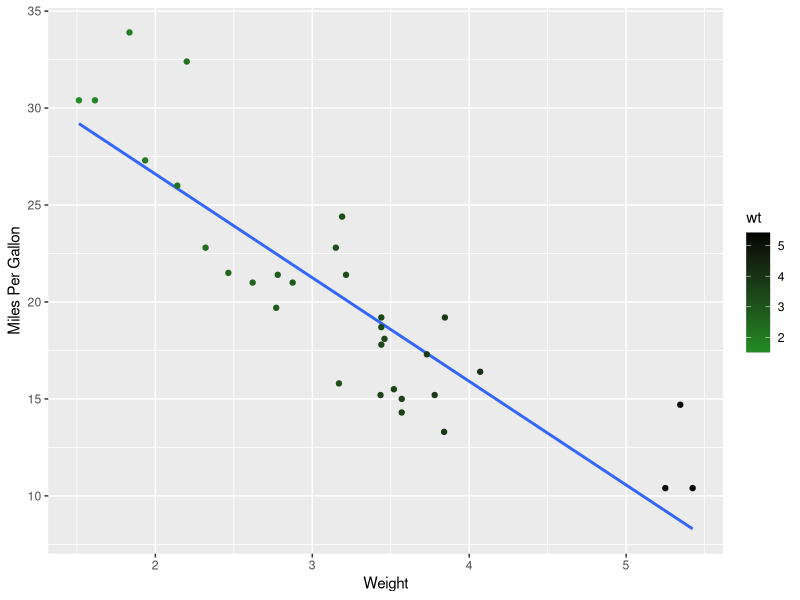

Write the R code that produced this figure.
## ---- chunk 1
knitr::opts_chunk$set(echo = TRUE)
library(knitr)
library(ggplot2)
library(rmarkdown)
## ---- chunk 2
summary(mtcars)
## ---- chunk 3
library(ggplot2)
data("mtcars")
ggplot(mtcars, aes(x= wt, y = mpg))+
  geom_smooth(method = lm, se = FALSE)+
  geom_point(aes(color = wt))+
  xlab("Weight")+
    ylab("Miles Per Gallon")+
    scale_color_gradient(low = "forestgreen", high = "black")
## ---- chunk 4
library(knitr)
kable(mtcars, digits = 3, format = "markdown")
